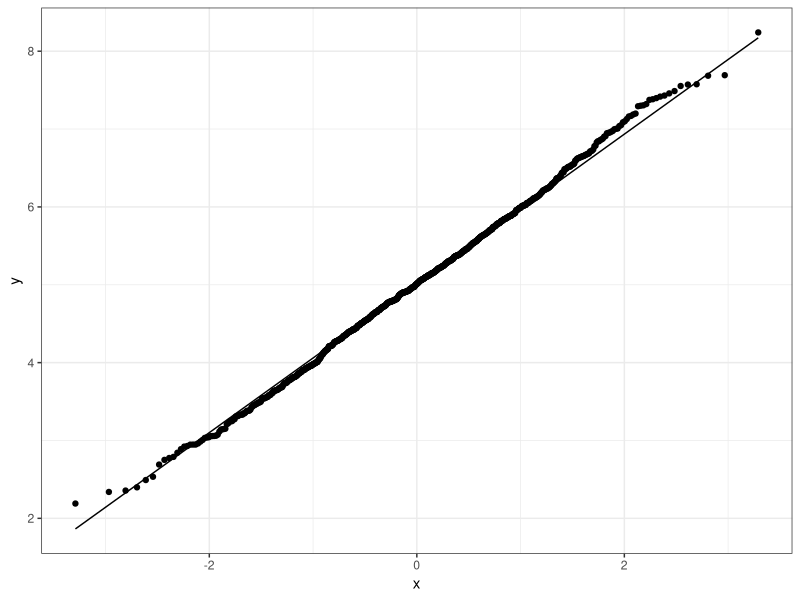

Recreate this plot in R.
library(ggplot2)

set.seed(123)
df <- data.frame(x = rnorm(1000, mean = 5))
ggplot(df, aes(sample = x)) + geom_qq() + geom_qq_line() + theme_bw()
dev.off()
